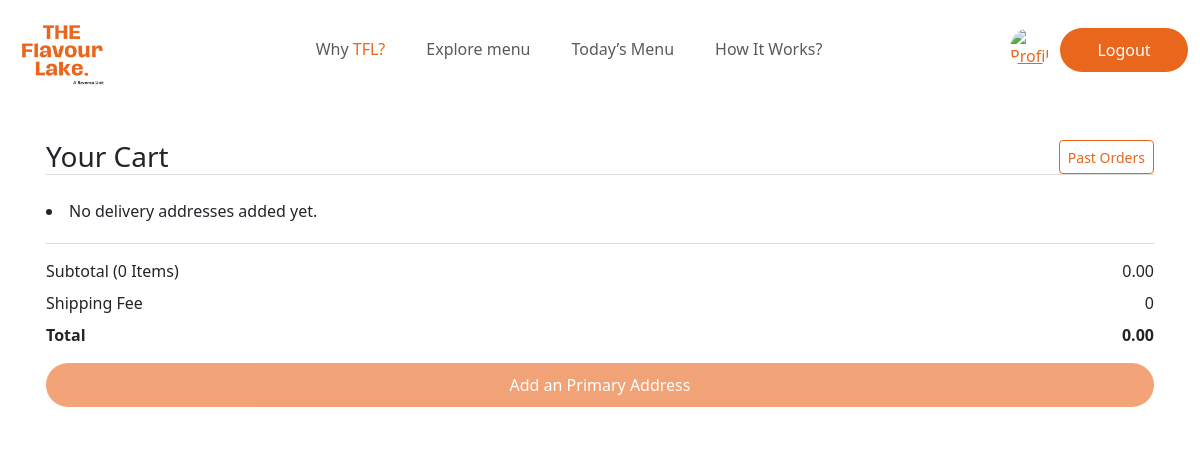
Page /cart/ (signed in) on the earlier database version.
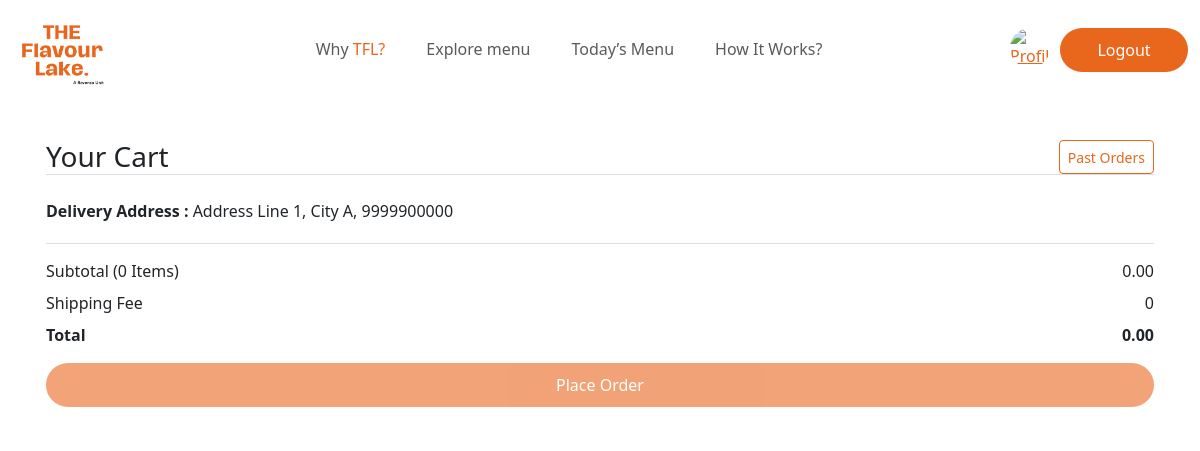
Same page on the later database version.
### home/models.py (models this page shows, shortened)
class DeliveryAddress(models.Model):
    user = models.ForeignKey(User, on_delete=models.CASCADE, related_name='delivery_addresses')
    address_line1 = models.CharField(max_length=255,default="Address Line 1")
    city = models.CharField(max_length=100,default="City A")
    phone_number = models.CharField(max_length=15,default="9999900000")
    is_primary = models.BooleanField(default=False)
    created_at = models.DateTimeField(auto_now_add=True)
    updated_at = models.DateTimeField(auto_now=True)

### home/views.py (the view, shortened to what this page needs)
# urls.py: path('cart/', views.view_cart, name='view_cart'),
def view_cart(request):
    try:
        user = request.user
        email_verified = EmailAddress.objects.filter(user=user, verified=True).exists()
    except:
        email_verified= False
    try:
        addresses = user.delivery_addresses.filter(is_primary=True).all()
    except AttributeError:
        addresses = None
    cart = request.session.get('cart', {})
    items = {}
    today_veg_lunch_menu = TodayLunchMenu.objects.order_by('id').filter(item_category="veg").first()
    today_nonveg_lunch_menu = TodayLunchMenu.objects.order_by('id').filter(item_category="non_veg").first()
    today_veg_dinner_menu = TodayDinnerMenu.objects.order_by('id').filter(item_category="veg").first()
    today_nonveg_dinner_menu = TodayDinnerMenu.objects.order_by('id').filter(item_category="non_veg").first()
    cart_total_amount = 0
    context = {
        'today_veg_lunch_menu_price': today_veg_lunch_menu,
        'today_nonveg_lunch_menu_price': today_nonveg_lunch_menu,
        'today_veg_dinner_menu_price': today_veg_dinner_menu,
        'today_nonveg_dinner_menu_price': today_nonveg_dinner_menu,
        'cart': items,
        'cart_total_amount': cart_total_amount,
        "email_verified":email_verified,
        "addresses":addresses,
    }
    return render(request, 'apps/home/view_cart.html', context)

### templates/apps/home/view_cart.html (shortened to what this page needs)
{% extends "account/base_entrance.html" %}
{% load i18n %}
{% load static %}
{% load allauth account %}
{% block stylesheet %}
<link rel="stylesheet" href="{% static 'assets/css/cart.css' %}">
{% endblock stylesheet %}
{% block content %}
<div class="login_container">
    <div class="cart_page container">
        <div class="row mt-4" id="cart_item_contain">
            <div class="card p-3" style="border: none;">
                <div class="mb-3">
                    <h3 style="border-bottom: 1px solid #ddd;display: flex;justify-content: space-between;">Your Cart <button onclick="window.location.href='{% url 'home:past_orders' %}'" class="btn btn-sm btn-outline-primary">Past Orders</button></h3>
                </div>
                <div class="cart_address">
                    {% if user.is_authenticated %}
                        {% for address in addresses %}
                            <li style="list-style: none;">
                                <strong>Delivery Address : </strong>{{ address.address_line1 }}, {{ address.city }}, {{ address.phone_number }}
                            </li>
                        {% empty %}
                            <li>No delivery addresses added yet.</li>
                        {% endfor %}
                    {% endif %}
                </div>
                <div class="cart-summary">
                    <div class="d-flex justify-content-between mb-2">
                        <span>Subtotal (<span id="item-count">{{ cart|length }}</span> Items)</span>
                        <span id="subtotal">0</span>
                    </div>
                    <div class="d-flex justify-content-between mb-2">
                        <span>Shipping Fee</span>
                        <span id="shipping-fee">0</span>
                    </div>
                    <div class="d-flex justify-content-between mb-2">
                        <strong>Total</strong>
                        <strong id="total">0</strong>
                    </div>
                    {% if user.is_authenticated %}
                        {% if addresses %}
                            {% if email_verified %}
                                <button id="rzp-button1" class="login_logging_btn razorpay_btn mt-3" style="display: flex;width: 100%;text-decoration: none;justify-content: center;">
                                    <a style="text-decoration: none;">Place Order</a>
                                </button>
                            {% else %}
                                <button onclick="window.location.href='{% url 'account_email' %}'" class="login_logging_btn razorpay_btn mt-3" style="display: flex;width: 100%;text-decoration: none;justify-content: center;">
                                    <a style="text-decoration: none;">Please Verify Your Email</a>
                                </button>
                            {% endif %}
                        {% else %}
                        <a href="{% url 'home:user_profile' %}" class="login_logging_btn razorpay_btn mt-3" style="display: flex;width: 100%;text-decoration: none;justify-content: center;">Add an Primary Address</a>
                        {% endif %}
                    {% else %}
                        <a href="{% url 'account_login' %}" class="login_logging_btn razorpay_btn mt-3" style="display: flex;width: 100%;text-decoration: none;justify-content: center;">Log in to place order</a>
                    {% endif %}
                </div>
            </div>
        </div>
    </div>
</div>
{% endblock content %}

Differences in the rows shown:
added DeliveryAddress: address_line1 "Address Line 1", city "City A", phone_number "9999900000"
Other differences:
text no longer shown: "No delivery addresses added yet. Add an Primary Address"
text now shown: "Place Order"
